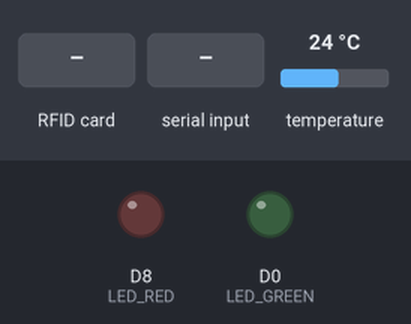
A program run on a simulated ESP8266 (NodeMCU). Parts: output pins drawn as LEDs (lit = HIGH). Wiring (inferred from the names in the program): DS3231 clock at I2C address 0x68. Dashed ring = blinking. Inputs (shaded band) come from the test bench; at power-on: temperature 24 °C. WiFi joins after 1.5 s; servers stay silent unless stated; uploads are accepted with an empty reply; the local clock reads 2024-03-15 10:24:30 at power-on unless the program sets it; storage starts empty; what the program prints to the serial monitor is not drawn.

Above: at 0.8 s.
At 4.2 s:
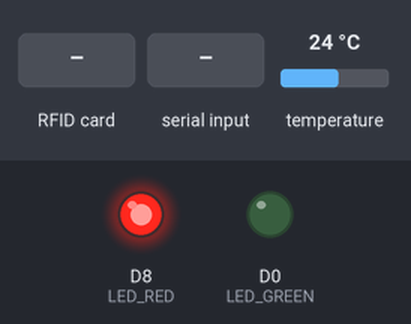
4.3 s: RFID card 5E 7A 19 C4 held to the reader
At 4.7 s:
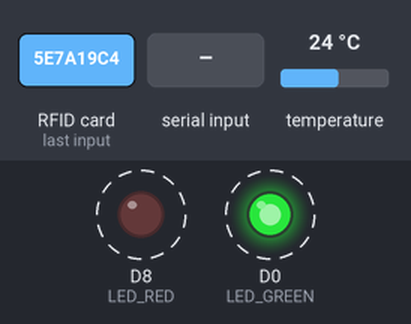
7.3 s: "OK,1\n" received over Serial
8.8 s: "clearqueue\n" received over Serial
Timing chart, 0 to 11.8 s (numbered marks = the images above; inputs shaded):
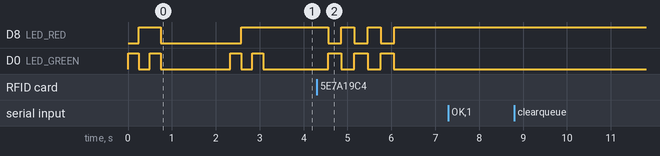

The program:

main.cpp
```cpp
/*
  ESP8266 + MFRC522 RFID attendance -> Google Sheets (Apps Script)
  with DS3231 clock and an offline queue (saved on the board, uploaded later)

  Wiring (NodeMCU):
    MFRC522 : D2=SDA, D5=SCK, D7=MOSI, D6=MISO, D1=RST, 3V3, GND
    DS3231  : D3=SDA, D4=SCL, 3V3, GND      (NOT 5V)
    Green LED: D0 -> 330 ohm resistor -> LED long leg (+); LED short leg (-) -> GND
    Red LED  : D8 -> 330 ohm resistor -> LED long leg (+); LED short leg (-) -> GND

  How a tap is handled (outbox pattern):
    1. Take the time from the DS3231.
    2. Save "UID,time" at the END of the queue file (survives power cuts).
    3. If WiFi is up, upload the queue oldest-first (up to 3 records now).
    4. Anything not confirmed stays in the queue; a background job retries it.
    The Apps Script ignores a record it already has (same UID + time), so a
    retry after a lost reply can never create a duplicate row.

  LED signals (no buzzer in this version):
    Power on / WiFi connected   = light show: green, red, then both
    Idle (ready to tap)         = RED stays on, steady
    Card accepted (in or out)   = GREEN on for 5 seconds, red off
    Card unknown / inactive     = red blinks 3 times
    No WiFi (saved on board)    = green and red blink alternately
    Error (scan not saved)      = green and red both on, long light

  Serial Monitor commands:
    set 2026-10-10 15:20:00     set the clock (local shop time)
    queue                       show how many scans are waiting
    clearqueue                  delete waiting scans (testing only!)
*/
#include <Arduino.h>
#include <ESP8266WiFi.h>
#include <WiFiClientSecure.h>
#include <ESP8266HTTPClient.h>
#include <SPI.h>
#include <Wire.h>
#include <LittleFS.h>
#include <MFRC522.h>
#include "config.h"

#define SS_PIN   D2
#define RST_PIN  D1
#define LED_GREEN D0
#define LED_RED   D8     // D8 must stay LOW at boot: the LED + resistor to GND does that
#define GREEN_HOLD_MS 5000   // how long green stays on after an accepted card
#define ERROR_HOLD_MS 3000   // how long both LEDs stay on for an error
#define SDA_PIN  D3
#define SCL_PIN  D4     // also the onboard LED pin, so the LED is not used
#define DS3231_ADDR 0x68

const unsigned long SAME_CARD_DELAY_MS = 3000;  // ignore the same card tapped again within 3 s
const char* QUEUE_FILE = "/queue.txt";
const char* QUEUE_TMP  = "/queue.tmp";
const int   MAX_QUEUE = 500;          // max waiting scans (about 16 KB)
const int   MAX_VERIFY_TRIES = 5;     // reached Google but reply unreadable this many times -> stop retrying

MFRC522 rfid(SS_PIN, RST_PIN);
String lastUid = "";
unsigned long lastScanMs = 0;
bool fsOk = false;
int headTries = 0;
unsigned long lastNetFailMs = 0;      // when Google was last unreachable (0 = fine)

// ---------------------------------------------------------------- LEDs
enum Signal { SIG_OK, SIG_CARD_PROBLEM, SIG_SAVED, SIG_ERROR };

unsigned long successUntilMs = 0;     // green stays on until this time (0 = not holding)
bool wifiWasUp = false;

void setLeds(bool green, bool red) {
  digitalWrite(LED_GREEN, green ? HIGH : LOW);
  digitalWrite(LED_RED, red ? HIGH : LOW);
}

// Light show: green, red, then both
void ledSelfTest() {
  setLeds(true, false);  delay(250);
  setLeds(false, true);  delay(250);
  setLeds(true, true);   delay(250);
  setLeds(false, false);
}

// Result of a tap. Idle is "red steady"; every signal ends back in that state.
void showSignal(Signal sig) {
  successUntilMs = 0;                                   // a new result cancels any green hold
  switch (sig) {
    case SIG_OK:                                        // accepted: green for 5 s, red off (not blocking)
      successUntilMs = millis() + GREEN_HOLD_MS;
      setLeds(true, false);
      return;
    case SIG_CARD_PROBLEM:                              // red blinks 3 times
      for (int i = 0; i < 3; i++) {
        setLeds(false, false); delay(300);
        setLeds(false, true);  delay(300);
      }
      break;
    case SIG_SAVED:                                     // no WiFi: green and red blink alternately
      for (int i = 0; i < 3; i++) {
        setLeds(true, false);  delay(300);
        setLeds(false, true);  delay(300);
      }
      break;
    case SIG_ERROR:                                     // error: both on, long light
      setLeds(true, true);
      delay(ERROR_HOLD_MS);
      break;
  }
  setLeds(false, true);                                 // back to idle: red steady
}

// Called every pass of loop(): keeps the idle / green-hold state and repeats the light show when WiFi comes back
void ledTick() {
  bool up = (WiFi.status() == WL_CONNECTED);
  if (up && !wifiWasUp) ledSelfTest();                  // WiFi just connected
  wifiWasUp = up;
  if (millis() < successUntilMs) setLeds(true, false);  // holding green
  else setLeds(false, true);                            // idle: red steady
}

// ---------------------------------------------------------------- DS3231 clock
static uint8_t bcd2dec(uint8_t v) { return (v >> 4) * 10 + (v & 0x0F); }
static uint8_t dec2bcd(uint8_t v) { return ((v / 10) << 4) | (v % 10); }

bool readTime(int &y, int &mo, int &d, int &h, int &mi, int &s) {
  Wire.beginTransmission(DS3231_ADDR);
  Wire.write(0x00);
  if (Wire.endTransmission() != 0) return false;
  if (Wire.requestFrom(DS3231_ADDR, 7) != 7) return false;
  s  = bcd2dec(Wire.read() & 0x7F);
  mi = bcd2dec(Wire.read() & 0x7F);
  h  = bcd2dec(Wire.read() & 0x3F);   // 24-hour mode
  Wire.read();                        // day of week (unused)
  d  = bcd2dec(Wire.read() & 0x3F);
  mo = bcd2dec(Wire.read() & 0x1F);
  y  = 2000 + bcd2dec(Wire.read());
  return true;
}

// Oscillator Stop Flag: 1 = clock lost power / never set
bool timeNotTrusted() {
  Wire.beginTransmission(DS3231_ADDR);
  Wire.write(0x0F);
  if (Wire.endTransmission() != 0) return true;
  if (Wire.requestFrom(DS3231_ADDR, 1) != 1) return true;
  return (Wire.read() & 0x80) != 0;
}

bool setTime(int y, int mo, int d, int h, int mi, int s) {
  Wire.beginTransmission(DS3231_ADDR);
  Wire.write(0x00);
  Wire.write(dec2bcd(s));
  Wire.write(dec2bcd(mi));
  Wire.write(dec2bcd(h));
  Wire.write(1);                      // day of week, not used
  Wire.write(dec2bcd(d));
  Wire.write(dec2bcd(mo));
  Wire.write(dec2bcd(y - 2000));
  if (Wire.endTransmission() != 0) return false;

  Wire.beginTransmission(DS3231_ADDR);   // clear Oscillator Stop Flag
  Wire.write(0x0F);
  Wire.endTransmission();
  Wire.requestFrom(DS3231_ADDR, 1);
  uint8_t st = Wire.read();
  Wire.beginTransmission(DS3231_ADDR);
  Wire.write(0x0F);
  Wire.write(st & 0x7F);
  return Wire.endTransmission() == 0;
}

// Returns "YYYY-MM-DD HH:MM:SS", or "" if the clock cannot be trusted
String clockTimestamp() {
  int y, mo, d, h, mi, s;
  if (!readTime(y, mo, d, h, mi, s)) return "";
  if (timeNotTrusted() || y < 2024) return "";
  char buf[24];
  snprintf(buf, sizeof(buf), "%04d-%02d-%02d %02d:%02d:%02d", y, mo, d, h, mi, s);
  return String(buf);
}

// ---------------------------------------------------------------- WiFi
void connectWiFi() {            // blocking, used once at startup
  if (WiFi.status() == WL_CONNECTED) return;
  Serial.print("Connecting to WiFi");
  WiFi.mode(WIFI_STA);
  WiFi.begin(WIFI_SSID, WIFI_PASS);
  unsigned long start = millis();
  while (WiFi.status() != WL_CONNECTED && millis() - start < 15000) {
    delay(500);
    Serial.print(".");
  }
  if (WiFi.status() == WL_CONNECTED) {
    Serial.print("\nConnected, IP: ");
    Serial.println(WiFi.localIP());
  } else {
    Serial.println("\nWiFi failed (scans will be saved and uploaded later)");
  }
}

// Non-blocking: taps keep working while WiFi is down
void keepWiFiAlive() {
  static unsigned long lastTry = 0;
  if (WiFi.status() == WL_CONNECTED) return;
  if (millis() - lastTry < 20000) return;
  lastTry = millis();
  Serial.println("WiFi down - trying to reconnect");
  WiFi.begin(WIFI_SSID, WIFI_PASS);
}

// Make text safe to put inside a URL (spaces -> %20 etc.)
String urlEncode(const String& s) {
  const char* hex = "0123456789ABCDEF";
  String out;
  for (size_t i = 0; i < s.length(); i++) {
    char c = s[i];
    if (isalnum((unsigned char)c) || c == '-' || c == '_' || c == '.' || c == '~') {
      out += c;
    } else {
      out += '%';
      out += hex[((unsigned char)c >> 4) & 0xF];
      out += hex[(unsigned char)c & 0xF];
    }
  }
  return out;
}

String readUid() {
  String uid = "";
  for (byte i = 0; i < rfid.uid.size; i++) {
    if (rfid.uid.uidByte[i] < 0x10) uid += "0";
    uid += String(rfid.uid.uidByte[i], HEX);
  }
  uid.toUpperCase();
  return uid;
}

// ---------------------------------------------------------------- Google call
// Step 1: call the script (it runs now, Google answers with a redirect).
// Step 2: follow the redirect on a fresh connection to read the reply.
// ran = true means the script executed, even if the reply could not be read.
String fetchWithRedirect(const String& url, int& finalCode, bool& ran) {
  ran = false;
  finalCode = 0;
  String location;
  {
    WiFiClientSecure c1;
    c1.setInsecure();
    HTTPClient h1;
    if (!h1.begin(c1, url)) return "";
    const char* keys[] = {"Location"};
    h1.collectHeaders(keys, 1);
    h1.setFollowRedirects(HTTPC_DISABLE_FOLLOW_REDIRECTS);
    h1.setTimeout(15000);
    int code = h1.GET();
    finalCode = code;
    if (code == 200) {
      ran = true;
      return h1.getString();
    }
    if (code == 301 || code == 302 || code == 303 || code == 307) {
      ran = true;
      location = h1.header("Location");
    }
    h1.end();
  }                                   // first connection is freed here
  if (location.length() == 0) return "";

  WiFiClientSecure c2;
  c2.setInsecure();
  HTTPClient h2;
  if (!h2.begin(c2, location)) return "";
  h2.setTimeout(15000);
  finalCode = h2.GET();
  String body = (finalCode == 200) ? h2.getString() : "";
  h2.end();
  return body;
}

String sendRecord(const String& uid, const String& ts, int& code, bool& ran) {
  String url = String(SCRIPT_URL) + "?uid=" + uid + "&dev=" + urlEncode(DEVICE_NAME);
  if (ts.length() > 0) url += "&ts=" + urlEncode(ts);
  if (strlen(SECRET_KEY) > 0) url += "&key=" + urlEncode(SECRET_KEY);
  Serial.printf("Free heap: %u\n", ESP.getFreeHeap());
  String payload = fetchWithRedirect(url, code, ran);
  payload.trim();
  Serial.printf("HTTP %d, delivered=%d -> %s\n", code, ran, payload.c_str());
  return payload;
}

void signalForReply(const String& payload, bool ran) {
  if (payload.startsWith("OK")) {
    showSignal(SIG_OK);                                 // CHECK-IN, CHECK-OUT or an already-logged duplicate
  } else if (payload.indexOf("CARD_UNKNOWN") >= 0 || payload.indexOf("CARD_INACTIVE") >= 0) {
    showSignal(SIG_CARD_PROBLEM);
  } else if (payload.length() > 0) {
    showSignal(SIG_ERROR);                              // script returned some other error
  } else if (ran) {
    showSignal(SIG_OK);                                 // reached Google, reply not read (no-clock path only)
  } else {
    showSignal(SIG_ERROR);                              // never reached Google
  }
}

// ---------------------------------------------------------------- queue (LittleFS)
bool popQueue();

int queueCount() {
  if (!fsOk || !LittleFS.exists(QUEUE_FILE)) return 0;
  File f = LittleFS.open(QUEUE_FILE, "r");
  if (!f) return 0;
  int n = 0;
  while (f.available()) {
    if (f.read() == '\n') n++;
  }
  f.close();
  return n;
}

bool enqueue(const String& uid, const String& ts) {
  if (!fsOk) return false;
  if (queueCount() >= MAX_QUEUE) return false;
  File f = LittleFS.open(QUEUE_FILE, "a");
  if (!f) return false;
  size_t w = f.print(uid + "," + ts + "\n");
  f.close();
  return w > 0;
}

// Reads the OLDEST waiting scan. Returns false if the queue is empty.
bool peekQueue(String& uid, String& ts) {
  if (!fsOk || !LittleFS.exists(QUEUE_FILE)) return false;
  File f = LittleFS.open(QUEUE_FILE, "r");
  if (!f) return false;
  String line = f.readStringUntil('\n');
  f.close();
  line.trim();
  int comma = line.indexOf(',');
  if (comma < 1) {                    // damaged line: drop it and look at the next one
    Serial.println("Dropping damaged queue line");
    popQueue();
    return peekQueue(uid, ts);
  }
  uid = line.substring(0, comma);
  ts  = line.substring(comma + 1);
  return true;
}

// Removes the OLDEST scan. Writes a temp file first so a power cut cannot lose the rest.
bool popQueue() {
  if (!fsOk || !LittleFS.exists(QUEUE_FILE)) return false;
  File f = LittleFS.open(QUEUE_FILE, "r");
  if (!f) return false;
  String all = f.readString();
  f.close();
  int nl = all.indexOf('\n');
  String rest = (nl < 0) ? "" : all.substring(nl + 1);
  if (rest.length() == 0) return LittleFS.remove(QUEUE_FILE);
  File t = LittleFS.open(QUEUE_TMP, "w");
  if (!t) return false;
  t.print(rest);
  t.close();
  LittleFS.remove(QUEUE_FILE);
  return LittleFS.rename(QUEUE_TMP, QUEUE_FILE);
}

// Replies after which the scan is finished and can leave the queue
bool isFinalReply(const String& r) {
  return r.startsWith("OK") ||
         r.indexOf("CARD_UNKNOWN") >= 0 || r.indexOf("CARD_INACTIVE") >= 0 ||
         r.indexOf("BAD_TIMESTAMP") >= 0 || r.indexOf("MISSING_UID") >= 0;
}

bool netRecentlyFailed() {
  return lastNetFailMs != 0 && millis() - lastNetFailMs < 60000;
}

// Uploads waiting scans oldest-first. Returns how many left the queue.
int flushQueue(int maxRecords, String& lastReply, bool& lastRan) {
  int removed = 0;
  for (int n = 0; n < maxRecords; n++) {
    String uid, ts;
    if (!peekQueue(uid, ts)) break;                     // queue empty
    int code;
    bool ran;
    String reply = sendRecord(uid, ts, code, ran);
    lastReply = reply;
    lastRan = ran;
    lastNetFailMs = ran ? 0 : millis();

    bool done = isFinalReply(reply);
    if (!done && reply.length() == 0 && ran) {          // reached Google, reply unreadable
      if (++headTries >= MAX_VERIFY_TRIES) {
        Serial.println("Reply never readable; scan did reach Google - removing from queue");
        done = true;
      }
    }
    if (!done) break;                                   // keep it and retry later
    popQueue();
    headTries = 0;
    removed++;
  }
  return removed;
}

// Called from loop(): slowly empties the queue when nothing else is going on
void backgroundFlush() {
  static unsigned long lastTry = 0;
  static unsigned long interval = 5000;
  if (millis() - lastTry < interval) return;
  lastTry = millis();
  if (WiFi.status() != WL_CONNECTED || !fsOk) { interval = 5000; return; }
  if (millis() - lastScanMs < 5000) { interval = 2000; return; }   // just after a tap
  if (queueCount() == 0) { interval = 5000; return; }
  String reply;
  bool ran = false;
  int sent = flushQueue(1, reply, ran);
  interval = (sent > 0) ? 500 : 30000;
}

// ---------------------------------------------------------------- a card tap
void handleTap(const String& uid) {
  String ts = clockTimestamp();
  Serial.println("Card: " + uid + "  time: " + (ts.length() ? ts : String("(no clock)")));

  // No trusted clock or no storage: a scan cannot be saved for later
  if (ts.length() == 0 || !fsOk) {
    if (WiFi.status() == WL_CONNECTED) {
      int code;
      bool ran;
      String reply = sendRecord(uid, ts, code, ran);
      signalForReply(reply, ran);
    } else {
      Serial.println("No WiFi and cannot save: scan LOST");
      showSignal(SIG_ERROR);
    }
    return;
  }

  if (!enqueue(uid, ts)) {
    Serial.println("Cannot save scan (storage full?)");
    showSignal(SIG_ERROR);
    return;
  }
  Serial.printf("Saved. %d waiting\n", queueCount());

  String reply = "";
  bool ran = false;
  if (WiFi.status() == WL_CONNECTED && !netRecentlyFailed()) flushQueue(3, reply, ran);

  if (queueCount() == 0) signalForReply(reply, ran);    // this tap was handled
  else showSignal(SIG_SAVED);                               // saved, uploads when online
}

void handleSerialCommands() {
  if (!Serial.available()) return;
  String line = Serial.readStringUntil('\n');
  line.trim();
  if (line.length() == 0) return;
  int y, mo, d, h, mi, s;
  if (line.startsWith("set ") &&
      sscanf(line.c_str() + 4, "%d-%d-%d %d:%d:%d", &y, &mo, &d, &h, &mi, &s) == 6) {
    Serial.println(setTime(y, mo, d, h, mi, s) ? "Clock set." : "Set FAILED (I2C error)");
    Serial.println("Clock now: " + clockTimestamp());
  } else if (line == "queue") {
    Serial.printf("Queue: %d waiting\n", queueCount());
  } else if (line == "clearqueue") {
    if (fsOk) {
      LittleFS.remove(QUEUE_FILE);
      LittleFS.remove(QUEUE_TMP);
    }
    Serial.println("Queue cleared.");
  } else {
    Serial.println("Commands:  set YYYY-MM-DD HH:MM:SS  |  queue  |  clearqueue");
  }
}

// ---------------------------------------------------------------- main
void setup() {
  Serial.begin(115200);
  pinMode(LED_GREEN, OUTPUT);
  pinMode(LED_RED, OUTPUT);
  digitalWrite(LED_GREEN, LOW);
  digitalWrite(LED_RED, LOW);
  ledSelfTest();

  Wire.begin(SDA_PIN, SCL_PIN);
  SPI.begin();
  rfid.PCD_Init();

  fsOk = LittleFS.begin();
  if (!fsOk) {
    Serial.println("LittleFS failed - offline saving disabled");
  } else if (!LittleFS.exists(QUEUE_FILE) && LittleFS.exists(QUEUE_TMP)) {
    LittleFS.rename(QUEUE_TMP, QUEUE_FILE);             // recover from a power cut mid-update
  }
  Serial.printf("Queue: %d waiting\n", queueCount());

  String now = clockTimestamp();
  if (now.length() > 0) Serial.println("Clock: " + now);
  else Serial.println("Clock NOT SET or not found - set it with:  set YYYY-MM-DD HH:MM:SS");

  connectWiFi();
  wifiWasUp = (WiFi.status() == WL_CONNECTED);
  if (wifiWasUp) ledSelfTest();                         // same light show once WiFi is connected
  setLeds(false, true);                                 // idle: red steady
  Serial.println("Ready. Tap a card.");
}

void loop() {
  handleSerialCommands();
  keepWiFiAlive();
  backgroundFlush();
  ledTick();

  if (!rfid.PICC_IsNewCardPresent() || !rfid.PICC_ReadCardSerial()) return;

  String uid = readUid();
  rfid.PICC_HaltA();
  rfid.PCD_StopCrypto1();

  if (uid == lastUid && millis() - lastScanMs < SAME_CARD_DELAY_MS) return;
  lastUid = uid;
  lastScanMs = millis();

  handleTap(uid);
}
```

Source omitted: config.example.h (590 bytes)

Measured:
- after the input at 4.3 s, D8 (LED_RED): alternates HIGH for 0.30 s and LOW for 0.30 s, 6 changes in all, then stays HIGH, starting after 0.26 s; D0 (LED_GREEN): alternates HIGH for 0.30 s and LOW for 0.30 s, 6 changes in all, then stays LOW, starting after 0.26 s
- after the input at 7.3 s, every drawn part: stays the same
- after the input at 8.8 s, every drawn part: stays the same
